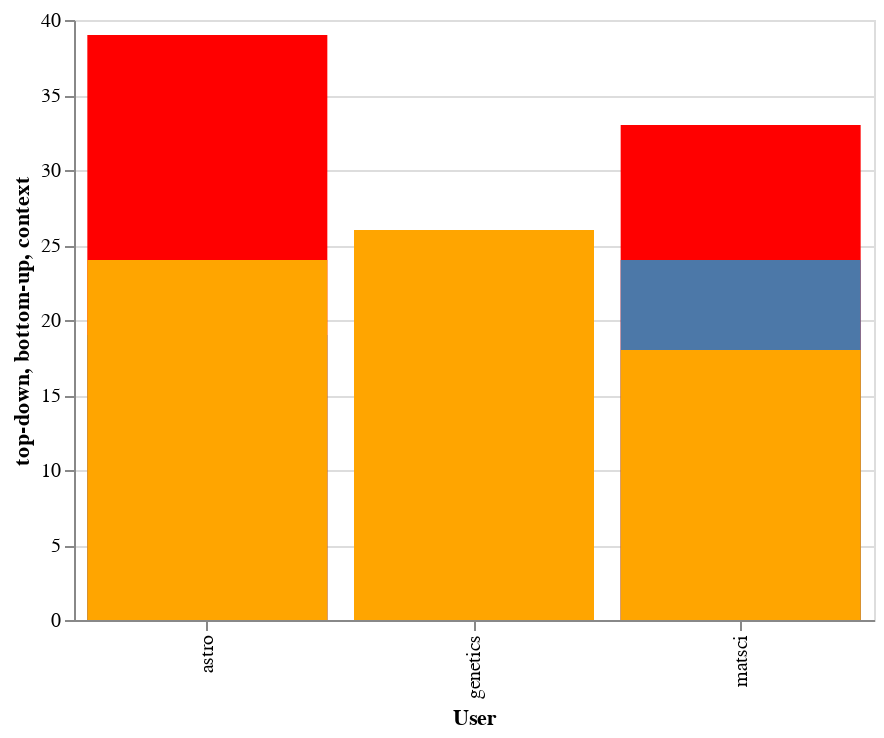

Notebook code cell kept with this figure:
### Code cell
alt.Chart(df_theme).mark_bar(color="red").encode(
    x="User",
    y="top-down"
)+alt.Chart(df_theme).mark_bar().encode(
    x="User",
    y="bottom-up"
)+alt.Chart(df_theme).mark_bar(color="orange").encode(
    x="User",
    y="context"
)

### Figure 1 — Vega-Lite specification as saved in the notebook (floating-point values rounded to 4 significant figures)
{"$schema": "https://vega.github.io/schema/vega-lite/v2.6.0.json", "config": {"view": {"height": 300, "width": 400}}, "datasets": {"data-4c13a8cda93bb99c19387b2cb779dd8f": [{"User": "astro", "bottom-up": 19, "context": 24, "top-down": 39}, {"User": "genetics", "bottom-up": 19, "context": 26, "top-down": 25}, {"User": "matsci", "bottom-up": 24, "context": 18, "top-down": 33}]}, "layer": [{"data": {"name": "data-4c13a8cda93bb99c19387b2cb779dd8f"}, "encoding": {"x": {"field": "User", "type": "nominal"}, "y": {"field": "top-down", "type": "quantitative"}}, "mark": {"color": "red", "type": "bar"}}, {"data": {"name": "data-4c13a8cda93bb99c19387b2cb779dd8f"}, "encoding": {"x": {"field": "User", "type": "nominal"}, "y": {"field": "bottom-up", "type": "quantitative"}}, "mark": "bar"}, {"data": {"name": "data-4c13a8cda93bb99c19387b2cb779dd8f"}, "encoding": {"x": {"field": "User", "type": "nominal"}, "y": {"field": "context", "type": "quantitative"}}, "mark": {"color": "orange", "type": "bar"}}]}
